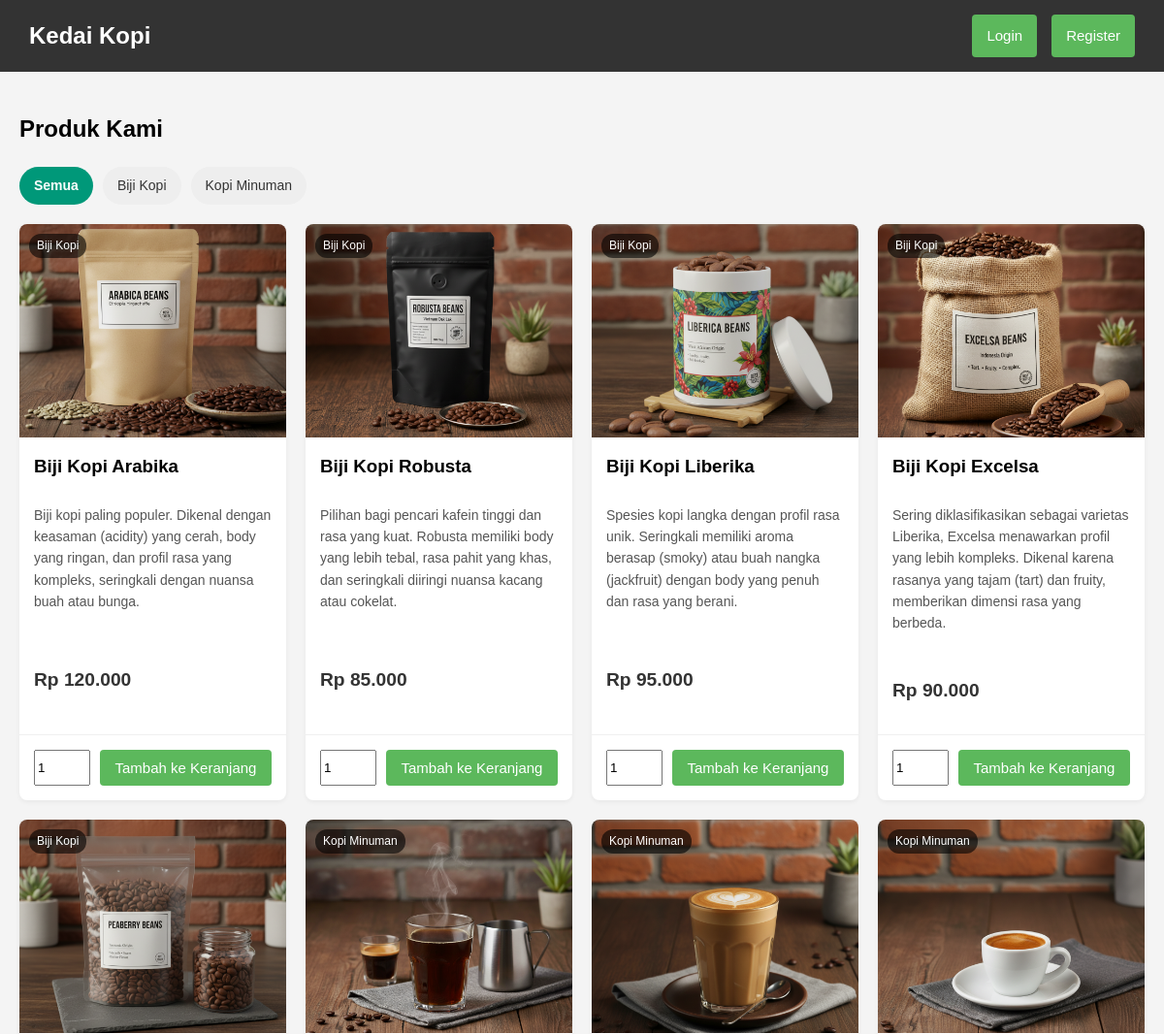
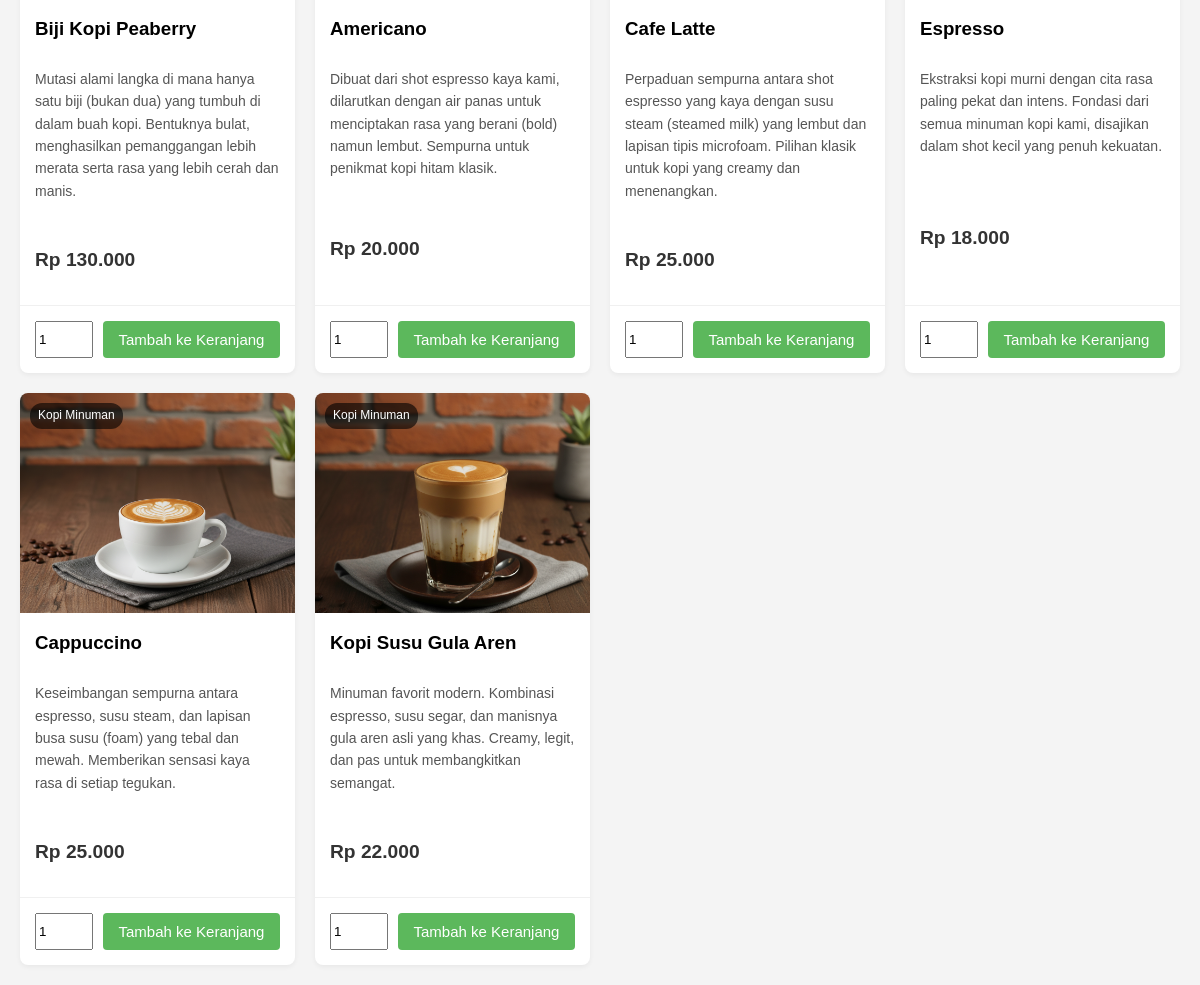
The page / on the database its author committed (2 pictures, top to bottom).
### tables this page shows
CREATE TABLE `categories` (
  `id` int(11) NOT NULL,
  `nama_kategori` varchar(100) NOT NULL
);

CREATE TABLE `products` (
  `id` int(11) NOT NULL,
  `category_id` int(11) NOT NULL,
  `nama_produk` varchar(100) NOT NULL,
  `harga` decimal(10,2) NOT NULL,
  `deskripsi` text DEFAULT NULL,
  `gambar_url` varchar(255) DEFAULT NULL
);

### index.php (the view, shortened to what this page needs)
<?php
include 'db_connect.php';
$is_logged_in = isset($_SESSION['user_id']);
$kategori_terpilih_id = isset($_GET['kategori_id']) ? (int)$_GET['kategori_id'] : 0;
$sql = "SELECT p.id, p.nama_produk, p.harga, p.deskripsi, p.gambar_url, c.nama_kategori
        FROM products p
        JOIN categories c ON p.category_id = c.id";
if ($kategori_terpilih_id > 0) {
    $sql .= " WHERE p.category_id = ?";
    $stmt = $conn->prepare($sql);
    $stmt->bind_param("i", $kategori_terpilih_id);
} else {
    $stmt = $conn->prepare($sql);
}
$stmt->execute();
$result_products = $stmt->get_result();
$result_categories = $conn->query("SELECT id, nama_kategori FROM categories ORDER BY nama_kategori");
?>
<!DOCTYPE html>
<html lang="id">
<head>
    <link rel="stylesheet" href="css/style.css">
</head>
<body>
    <header class="navbar">
        <h1>Kedai Kopi</h1>
        <nav>
            <?php if ($is_logged_in): ?>
                <span>Halo, <?php echo htmlspecialchars($_SESSION['nama_lengkap']); ?>!</span>
                <a href="dashboard_pembeli.php" class="btn">Pesanan Saya</a>
                <a href="cart.php" class="btn">Keranjang</a>
                <a href="logout.php" class="btn btn-logout">Logout</a>
            <?php else: ?>
                <a href="login.php" class="btn">Login</a>
                <a href="register.php" class="btn">Register</a>
            <?php endif; ?>
        </nav>
    </header>
    <main class="container">
        <h2>Produk Kami</h2>
        <div class="category-filters">
            <a href="index.php" class="btn-filter <?php echo ($kategori_terpilih_id == 0) ? 'active' : ''; ?>">Semua</a>
            <?php
            if ($result_categories->num_rows > 0) {
                while ($cat = $result_categories->fetch_assoc()) {
                    $active_class = ($kategori_terpilih_id == $cat['id']) ? 'active' : '';
                    echo "<a href='index.php?kategori_id=" . $cat['id'] . "' class='btn-filter " . $active_class . "'>";
                    echo htmlspecialchars($cat['nama_kategori']);
                    echo "</a>";
                }
            }
            ?>
        </div>
        <div class="product-grid">
            <?php
            if ($result_products->num_rows > 0) {
                while($row = $result_products->fetch_assoc()) {
            ?>
                    <div class="product-card">
                        <img src="<?php echo htmlspecialchars($row['gambar_url']); ?>" alt="<?php echo htmlspecialchars($row['nama_produk']); ?>">
                        <span class="product-category"><?php echo htmlspecialchars($row['nama_kategori']); ?></span>
                        <h3><?php echo htmlspecialchars($row['nama_produk']); ?></h3>
                        <p><?php echo htmlspecialchars($row['deskripsi']); ?></p>
                        <p class="price">Rp <?php echo number_format($row['harga'], 0, ',', '.'); ?></p>
                        <form action="cart_action.php" method="POST">
                            <input type="number" name="quantity" value="1" min="1" style="width: 50px;">
                            <button type="submit" class="btn">Tambah ke Keranjang</button>
                        </form>
                    </div>
            <?php
                }
            } else { echo "<p>Tidak ada produk dalam kategori ini.</p>"; }
            ?>
        </div>
    </main>
</body>
</html>

### css/style.css (style rules this page uses)
body { font-family: Arial, sans-serif; background-color: #f4f4f4; margin: 0; line-height: 1.6; }
.container { padding: 20px; max-width: 1200px; margin: auto; }
.btn { display: inline-block; background: #5cb85c; color: #fff; padding: 10px 15px; border: none; border-radius: 4px; cursor: pointer; text-decoration: none; font-size: 15px; width: 100%; box-sizing: border-box; text-align: center; }
.navbar .btn { width: auto; }
.navbar { background: #333; color: #fff; padding: 15px 30px; display: flex; justify-content: space-between; align-items: center; }
.navbar h1 { margin: 0; font-size: 24px; }
.navbar nav { display: flex; align-items: center; gap: 15px; }
.navbar nav a { color: #fff; text-decoration: none; }
.navbar nav a.btn { color: #fff; }
.category-filters { margin-bottom: 20px; display: flex; flex-wrap: wrap; gap: 10px; }
.btn-filter { display: inline-block; padding: 8px 15px; background-color: #eee; color: #333; border-radius: 20px; text-decoration: none; font-size: 14px; transition: background-color 0.3s; }
.btn-filter.active { background-color: #009879; color: #fff; font-weight: bold; }
.product-grid { display: grid; grid-template-columns: repeat(auto-fill, minmax(250px, 1fr)); gap: 20px; }
.product-card { background: #fff; border-radius: 8px; box-shadow: 0 2px 5px rgba(0,0,0,0.05); overflow: hidden; display: flex; flex-direction: column; position: relative; }
.product-card img { width: 100%; height: 220px; object-fit: cover; }
.product-card h3 { padding: 0 15px; margin: 15px 0 10px 0; }
.product-card p { padding: 0 15px; flex-grow: 1; font-size: 14px; color: #555; }
.product-card .price { font-size: 1.2em; font-weight: bold; color: #333; padding: 10px 15px; }
.product-card form { padding: 15px; border-top: 1px solid #f0f0f0; display: flex; gap: 10px; }
.product-card form input[type="number"] { width: 60px; }
.product-card .btn { width: auto; flex-grow: 1; }
.product-category { position: absolute; top: 10px; left: 10px; background-color: rgba(0, 0, 0, 0.6); color: #fff; padding: 3px 8px; border-radius: 12px; font-size: 12px; }

### rows shown on the page
categories: nama_kategori "Biji Kopi"
categories: nama_kategori "Kopi Minuman"
products: gambar_url (picture), category.nama_kategori "Biji Kopi", nama_produk "Biji Kopi Arabika", deskripsi "Biji kopi paling populer. Dikenal dengan keasaman (acidity) yang cerah, body yang ringan, dan profil rasa yang kompleks, seringkali dengan nuansa buah atau bunga.", harga "120.000"
products: gambar_url (picture), category.nama_kategori "Biji Kopi", nama_produk "Biji Kopi Robusta", deskripsi "Pilihan bagi pencari kafein tinggi dan rasa yang kuat. Robusta memiliki body yang lebih tebal, rasa pahit yang khas, dan seringkali diiringi nuansa kacang atau cokelat.", harga "85.000"
products: gambar_url (picture), category.nama_kategori "Biji Kopi", nama_produk "Biji Kopi Liberika", deskripsi "Spesies kopi langka dengan profil rasa unik. Seringkali memiliki aroma berasap (smoky) atau buah nangka (jackfruit) dengan body yang penuh dan rasa yang berani.", harga "95.000"
products: gambar_url (picture), category.nama_kategori "Biji Kopi", nama_produk "Biji Kopi Excelsa", deskripsi "Sering diklasifikasikan sebagai varietas Liberika, Excelsa menawarkan profil yang lebih kompleks. Dikenal karena rasanya yang tajam (tart) dan fruity, memberikan dimensi rasa yang berbeda.", harga "90.000"
products: gambar_url (picture), category.nama_kategori "Biji Kopi", nama_produk "Biji Kopi Peaberry", deskripsi "Mutasi alami langka di mana hanya satu biji (bukan dua) yang tumbuh di dalam buah kopi. Bentuknya bulat, menghasilkan pemanggangan lebih merata serta rasa yang lebih cerah dan manis.", harga "130.000"
products: gambar_url+nama_produk (picture), category.nama_kategori "Kopi Minuman", nama_produk "Americano", deskripsi "Dibuat dari shot espresso kaya kami, dilarutkan dengan air panas untuk menciptakan rasa yang berani (bold) namun lembut. Sempurna untuk penikmat kopi hitam klasik.", harga "20.000"
products: gambar_url (picture), category.nama_kategori "Kopi Minuman", nama_produk "Cafe Latte", deskripsi "Perpaduan sempurna antara shot espresso yang kaya dengan susu steam (steamed milk) yang lembut dan lapisan tipis microfoam. Pilihan klasik untuk kopi yang creamy dan menenangkan.", harga "25.000"
products: gambar_url+nama_produk (picture), category.nama_kategori "Kopi Minuman", nama_produk "Espresso", deskripsi "Ekstraksi kopi murni dengan cita rasa paling pekat dan intens. Fondasi dari semua minuman kopi kami, disajikan dalam shot kecil yang penuh kekuatan.", harga "18.000"
products: gambar_url+nama_produk (picture), category.nama_kategori "Kopi Minuman", nama_produk "Cappuccino", deskripsi "Keseimbangan sempurna antara espresso, susu steam, dan lapisan busa susu (foam) yang tebal dan mewah. Memberikan sensasi kaya rasa di setiap tegukan.", harga "25.000"
products: gambar_url (picture), category.nama_kategori "Kopi Minuman", nama_produk "Kopi Susu Gula Aren", deskripsi "Minuman favorit modern. Kombinasi espresso, susu segar, dan manisnya gula aren asli yang khas. Creamy, legit, dan pas untuk membangkitkan semangat.", harga "22.000"
